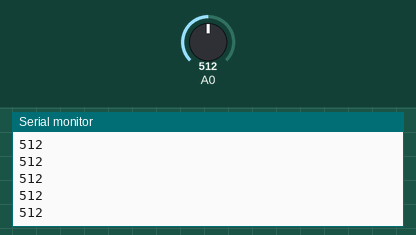
A sketch run on a simulated Arduino Uno, built with avr-gcc and run on an emulated ATmega328P. Parts: the last lines printed to the serial monitor. Inputs (shaded band) come from the test bench; at power-on: A0 = 512.

Above: at 1.2 s.
1.3 s: A0 set to 716
At 1.31 s:
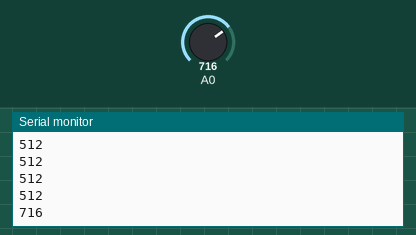
2.8 s: A0 set to 900
At 2.81 s:
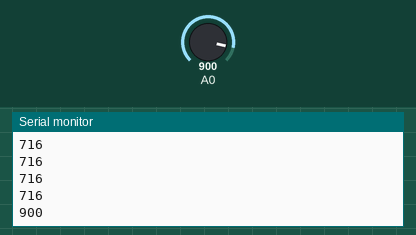
Timing chart, 0 to 5.8 s (numbered marks = the images above; inputs shaded):
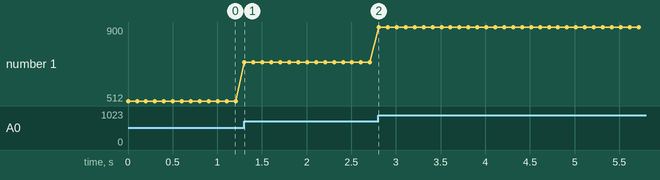

The sketch:

LDR-Arduino.ino
```cpp
//git clone https://github.com/Majdawad88/LDR-Arduino.git

void setup() {
  Serial.begin(9600);
}

void loop() {
  int lightLevel = analogRead(A0); // Photoresistor on Pin A0
  Serial.println(lightLevel);
  delay(100); // Sample every 100ms
}
```

Measured:
- after the input at 1.3 s, the serial monitor: prints a new line at once (image 1)
- after the input at 2.8 s, the serial monitor: prints a new line at once (image 2)
- plotted number 1: 512 → 716 after the input at 1.3 s, 716 → 900 after the input at 2.8 s
